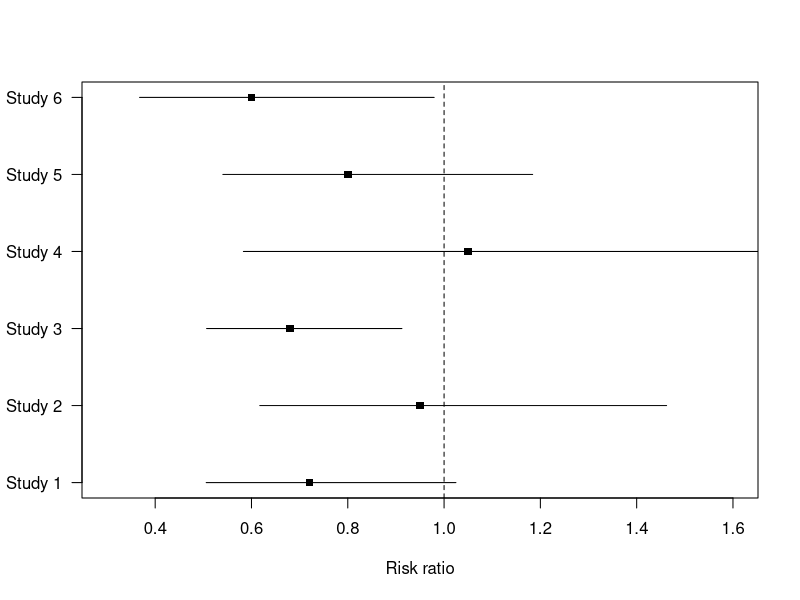
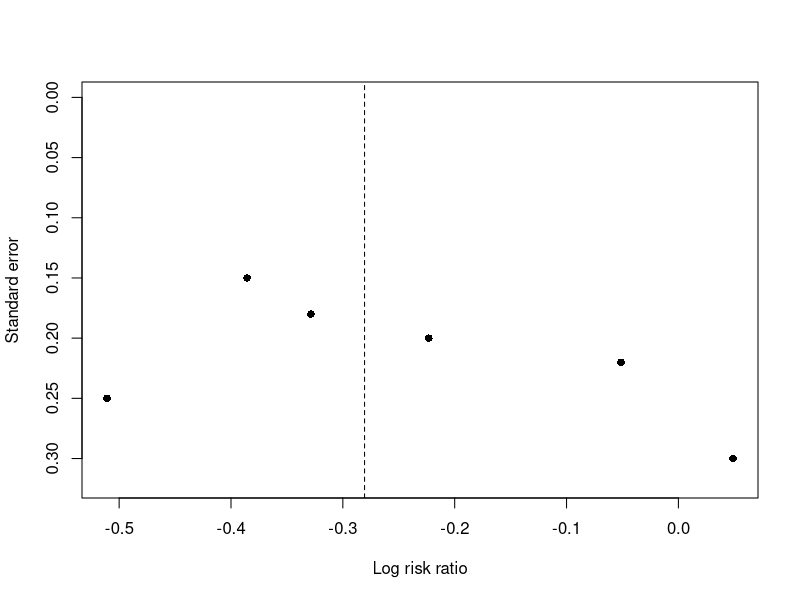

These charts were generated, in order, by the following R code:
## ---- chunk 1
studies <- data.frame(
  study = paste("Study", 1:6),
  log_rr = log(c(0.72, 0.95, 0.68, 1.05, 0.80, 0.60)),
  se = c(0.18, 0.22, 0.15, 0.30, 0.20, 0.25)
)
studies$lower <- exp(studies$log_rr - 1.96 * studies$se)
studies$upper <- exp(studies$log_rr + 1.96 * studies$se)
studies$rr <- exp(studies$log_rr)

plot(studies$rr, seq_len(nrow(studies)), xlim = c(0.3, 1.6), yaxt = "n",
     xlab = "Risk ratio", ylab = "", pch = 15)
segments(studies$lower, seq_len(nrow(studies)), studies$upper, seq_len(nrow(studies)))
abline(v = 1, lty = 2)
axis(2, at = seq_len(nrow(studies)), labels = studies$study, las = 1)

# pooled estimate (inline calculation; formal function defined below)
w <- 1 / studies$se^2
pooled_log <- sum(w * studies$log_rr) / sum(w)
pooled_se <- sqrt(1 / sum(w))
pooled_rr <- exp(pooled_log)
pooled_lo <- exp(pooled_log - 1.96 * pooled_se)
pooled_hi <- exp(pooled_log + 1.96 * pooled_se)
points(pooled_rr, 0, pch = 18, cex = 1.5)
segments(pooled_lo, 0, pooled_hi, 0, lwd = 2)
text(pooled_rr, 0, "Pooled", pos = 2, cex = 0.8)
## ---- chunk 2
fixed_effect_meta <- function(log_effect, se) {
  w <- 1 / se^2
  pooled <- sum(w * log_effect) / sum(w)
  pooled_se <- sqrt(1 / sum(w))
  data.frame(
    pooled_log_effect = pooled,
    pooled_effect = exp(pooled),
    lower = exp(pooled - 1.96 * pooled_se),
    upper = exp(pooled + 1.96 * pooled_se)
  )
}

fixed_effect_meta(studies$log_rr, studies$se)
## ---- chunk 3
random_effects_meta <- function(log_effect, se) {
  w <- 1 / se^2
  pooled_fe <- sum(w * log_effect) / sum(w)
  Q <- sum(w * (log_effect - pooled_fe)^2)
  k <- length(log_effect)
  df <- k - 1
  C <- sum(w) - sum(w^2) / sum(w)
  tau2 <- max(0, (Q - df) / C)
  I2 <- ifelse(Q > df, (Q - df) / Q * 100, 0)
  w_re <- 1 / (se^2 + tau2)
  pooled_re <- sum(w_re * log_effect) / sum(w_re)
  pooled_se_re <- sqrt(1 / sum(w_re))
  data.frame(
    tau2 = round(tau2, 4),
    I2 = round(I2, 1),
    Q = round(Q, 2),
    Q_p_value = round(1 - pchisq(Q, df), 3),
    pooled_effect = exp(pooled_re),
    lower = exp(pooled_re - 1.96 * pooled_se_re),
    upper = exp(pooled_re + 1.96 * pooled_se_re)
  )
}

random_effects_meta(studies$log_rr, studies$se)
## ---- chunk 4
plot(studies$log_rr, studies$se, pch = 16,
     xlab = "Log risk ratio", ylab = "Standard error",
     ylim = c(max(studies$se) + 0.02, 0))
abline(v = fixed_effect_meta(studies$log_rr, studies$se)$pooled_log_effect, lty = 2)
